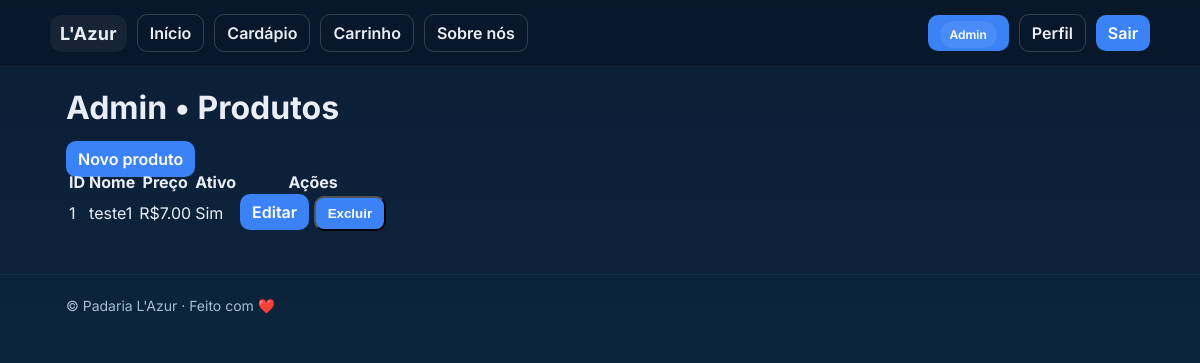
The app's page /admin/products (signed in) with its own data.
### app/models.py (models this page shows)
class Product(db.Model):
    id = db.Column(db.Integer, primary_key=True)
    name = db.Column(db.String(140), nullable=False)
    description = db.Column(db.Text)
    price_cents = db.Column(db.Integer, nullable=False)  # store in cents
    image_url = db.Column(db.String(500))
    stock = db.Column(db.Integer, default=0)
    is_active = db.Column(db.Boolean, default=True)
    created_at = db.Column(db.DateTime, default=datetime.utcnow)

### app/routes/admin.py (the view)
@admin_bp.get('/products')
@login_required
@admin_required
def products_list():
    products = Product.query.order_by(Product.created_at.desc()).all()
    return render_template('admin/products_list.html', products=products)

### app/auth_utils.py (called while the page is built)
def admin_required(fn):
    @wraps(fn)
    def wrapper(*args, **kwargs):
        if not current_user.is_authenticated or not getattr(current_user, "is_admin", False):
            abort(404)  # esconder existência das rotas admin
        return fn(*args, **kwargs)
    return wrapper

### app/models.py (called while the page is built)
@login_manager.user_loader
def load_user(user_id):
    return User.query.get(int(user_id))

### app/templates/admin/products_list.html (shortened to what this page needs)
{% extends 'base.html' %}
{% block content %}
<h1>Admin • Produtos</h1>
<a class="btn" href="{{ url_for('admin.products_new') }}">Novo produto</a>
<table>
<tr><th>ID</th><th>Nome</th><th>Preço</th><th>Ativo</th><th>Ações</th></tr>
{% for p in products %}
<tr>
  <td>{{ p.id }}</td>
  <td>{{ p.name }}</td>
  <td>R${{ '%.2f'%(p.price_cents/100) }}</td>
  <td>{{ 'Sim' if p.is_active else 'Não' }}</td>
  <td>
    <a class="btn" href="{{ url_for('admin.products_edit', pid=p.id) }}">Editar</a>
    <form style="display:inline" method="post" action="{{ url_for('admin.products_delete', pid=p.id) }}">
      <button class="btn" onclick="return confirm('Remover produto?')">Excluir</button>
    </form>
  </td>
</tr>
{% endfor %}
</table>
{% endblock %}

### app/templates/base.html (style rules this page uses)
:root { --bg:#0b1f36; --bg2:#0f2a46; --card:#143a63; --accent:#3a82f6; --text:#e9eef6; --muted:#a8bdd6; --success:#22c55e; }
* { box-sizing:border-box; }
html,body { height:100%; }
body { margin:0; background: linear-gradient(180deg,var(--bg) 0%, var(--bg2) 100%); color: var(--text); font-family: Inter, system-ui, -apple-system, Segoe UI, Roboto, Arial, sans-serif; }
a { color:inherit; text-decoration:none; }
.btn { background: var(--accent); color:#fff; padding:8px 12px; border-radius:10px; font-weight:600; transition:.15s ease; }

### records on screen
Product: id "1", name "teste1", p.price_cents/100 "7.00", is_active "Sim"
